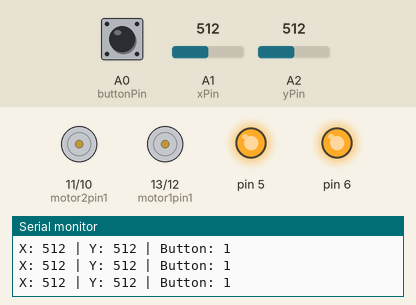
The sketch below on a simulated Arduino Uno, built with avr-gcc and run on an emulated ATmega328P. Shown: motor-driver pin pairs drawn as motors (green arrow = first pin HIGH = forward, orange = second pin HIGH = backward, longer = more drive), output pins drawn as LEDs (lit = HIGH), the last lines printed to the serial monitor. The test bench sets the inputs (shaded band); at power-on: A1 (xPin) = 512, A2 (yPin) = 512, A0 (buttonPin) HIGH.

Above: at 1.2 s.
1.3 s: A1 (xPin) set to 887
4.3 s: A1 (xPin) set to 918
At 4.9 s:
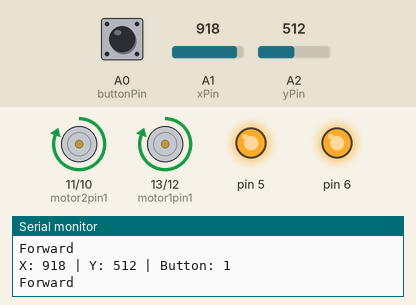
5.8 s: A1 (xPin) set to 90
At 6.5 s:
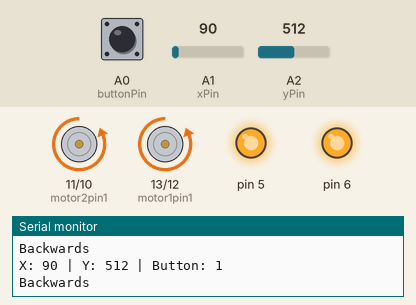
7.3 s: A2 (yPin) set to 533
10.3 s: A2 (yPin) set to 564
At 11.3 s:
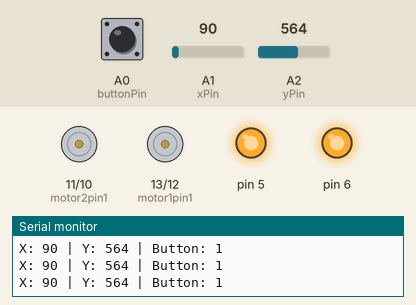
13.3 s: A2 (yPin) set to 540
At 13.8 s:
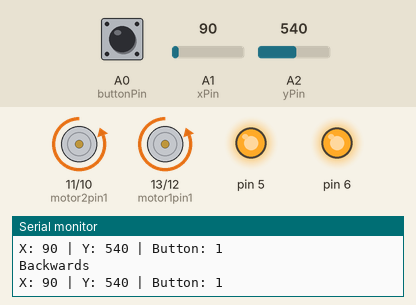
Timing chart, 0 to 15.8 s (numbered marks = the images above; inputs shaded):
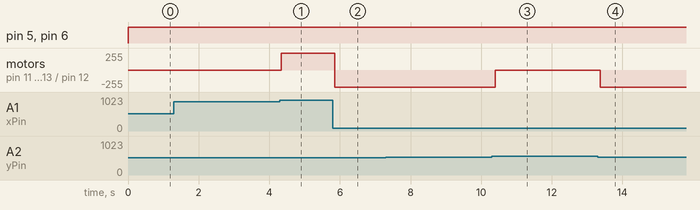

The sketch:

joystickwmotor_testv1.ino
```cpp
int xPin = A1;
int yPin = A2;
int buttonPin = A0;
int buttonState = 0;

int motor1pin1 = 13;
int motor1pin2 = 12;

int motor2pin1 = 11;
int motor2pin2 = 10;

void setup() {
  // put your setup code here, to run once:
  pinMode(buttonPin, INPUT_PULLUP);
  pinMode(motor1pin1, OUTPUT);
  pinMode(motor1pin2, OUTPUT);
  pinMode(motor2pin1, OUTPUT);
  pinMode(motor2pin2, OUTPUT);

  pinMode(5, OUTPUT);
  pinMode(6, OUTPUT);
  Serial.begin(9600);
}

void loop() {
  // put your main code here, to run repeatedly:
  int xValue = analogRead(xPin);
  int yValue = analogRead(yPin);
  buttonState = digitalRead(buttonPin);

  Serial.print("X: ");
  Serial.print(xValue);
  Serial.print(" | Y: ");
  Serial.print(yValue);
  Serial.print(" | Button: ");
  Serial.println(buttonState);

  // Motor
  analogWrite(5, 255); //motor 1 motorvalue - 0-255
  analogWrite(6, 255); //motor 2 motorvalue - 0-255

  if(yValue > 900 && yValue <= 1023 && xValue > 450 && xValue < 550) {
    Moveright();
  }
  else if (yValue >= 0 && yValue < 100 && xValue > 450 && xValue < 550) {
    Moveleft();
  }
  else if (xValue >= 0 && xValue < 100 && yValue > 450 && yValue < 550) {
    Movebackward();
  }
  else if(xValue > 900 && xValue <= 1023 && yValue > 450 && yValue < 550) {
    Moveforward();
  }
  else {
    Stopmotors();
  }


}

void Moveforward() {
  Serial.println("Forward");
  digitalWrite(motor1pin1, HIGH);
  digitalWrite(motor1pin2, LOW);

  digitalWrite(motor2pin1, HIGH);
  digitalWrite(motor2pin2, LOW);
  delay(100);
}

void Movebackward() {
  Serial.println("Backwards");
  digitalWrite(motor1pin1, LOW);
  digitalWrite(motor1pin2, HIGH);

  digitalWrite(motor2pin1, LOW);
  digitalWrite(motor2pin2, HIGH);
  delay(100);
}

void Moveright() {
  Serial.println("Left");
  digitalWrite(motor1pin1, HIGH);
  digitalWrite(motor1pin2, LOW);

  digitalWrite(motor2pin1, LOW);
  digitalWrite(motor2pin2, HIGH);
  delay(100);
}

void Moveleft() {
  Serial.println("Right");
  digitalWrite(motor1pin1, LOW);
  digitalWrite(motor1pin2, HIGH);

  digitalWrite(motor2pin1, HIGH);
  digitalWrite(motor2pin2, LOW);
  delay(100);
}

void Stopmotors() {
  digitalWrite(motor1pin1, LOW);
  digitalWrite(motor1pin2, LOW);
  digitalWrite(motor2pin1, LOW);
  digitalWrite(motor2pin2, LOW);
}
```

Measured:
- the behaviour switches between 900 and 901 on A1 (xPin) (found by bisection; images 0 and 1)
- the behaviour switches between 549 and 550 on A2 (yPin) (found by bisection; images 2 and 3)
- after the input at 4.3 s, motor on pin 11 (motor2pin1) / pin 10 (motor2pin2), motor on pin 13 (motor1pin1) / pin 12 (motor1pin2): stopped → forward 255/255 after 0.05 s
- after the input at 5.8 s, motor on pin 11 (motor2pin1) / pin 10 (motor2pin2), motor on pin 13 (motor1pin1) / pin 12 (motor1pin2): forward 255/255 → backward 255/255 after 0.06 s
- after the input at 10.3 s, motor on pin 11 (motor2pin1) / pin 10 (motor2pin2), motor on pin 13 (motor1pin1) / pin 12 (motor1pin2): backward 255/255 → stopped after 0.10 s
- after the input at 13.3 s, motor on pin 11 (motor2pin1) / pin 10 (motor2pin2), motor on pin 13 (motor1pin1) / pin 12 (motor1pin2): stopped → backward 255/255 after 0.07 s
